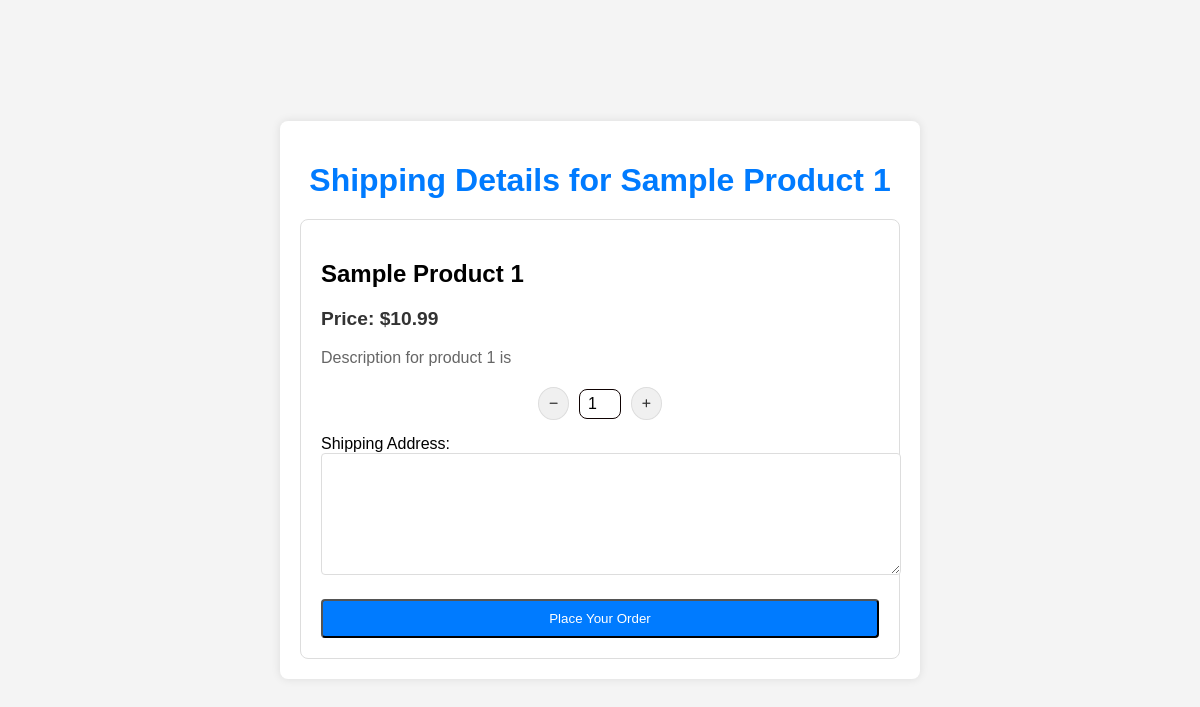
Page /shipping_details/1 on the committed database.
### app.py (models this page shows)
class Product(db.Model):
    id = db.Column(db.Integer, primary_key=True)
    name = db.Column(db.String(100), nullable=False)
    description = db.Column(db.Text)
    price = db.Column(db.Float, nullable=False)
    date_added = db.Column(db.DateTime, default=datetime.utcnow)

### app.py (the view, shortened to what this page needs)
@app.route('/shipping_details/<int:product_id>', methods=['GET', 'POST'])
def shipping_details(product_id):
    product = Product.query.get_or_404(product_id)  # Fetch the product by ID
    return render_template('shipping_page.html', product=product)

### templates/shipping_page.html (shortened to what this page needs)
<!DOCTYPE html>
<html lang="en">
<head>
    <link href="https://cdnjs.cloudflare.com/ajax/libs/font-awesome/6.0.0-beta3/css/all.min.css" rel="stylesheet">
</head>
<body>
    <div class="container">
        <h1>Shipping Details for {{ product.name }}</h1>
        <div class="card">
            <div class="card-body">
                <div class="product-details">
                    <h2 class="product-name">{{ product.name }}</h2>
                    <p class="product-price"><strong>Price: ${{ "%.2f"|format(product.price) }}</strong></p>
                    <p class="product-description">{{ product.description }}</p>
                </div>
                <form method="POST" action="{{ url_for('shipping_details', product_id=product.id) }}">
                    <div class="input-group quantity-container">
                        <button type="button" onclick="decreaseQuantity()">
                            <i class="fas fa-minus"></i>
                        </button>
                        <input type="number" id="quantity" name="quantity" value="1" min="1" max="100" readonly>
                        <button type="button" onclick="increaseQuantity()">
                            <i class="fas fa-plus"></i>
                        </button>
                    </div>
                    <div class="form-group">
                        <label for="address">Shipping Address:</label>
                        <textarea id="address" name="address" required></textarea>
                    </div>
                    <button type="submit" class="btn">Place Your Order</button>
                </form>
            </div>
        </div>
    </div>
</body>
</html>

### templates/shipping_page.html (style rules this page uses)
body { font-family: Arial, sans-serif; background-color: #f4f4f4; margin: 0; padding: 0; display: flex; justify-content: center; align-items: center; height: 100vh; }
.container { width: 100%; max-width: 600px; background-color: white; box-shadow: 0 0 10px rgba(0, 0, 0, 0.1); padding: 20px; border-radius: 8px; }
h1 { text-align: center; color: #007bff; margin-bottom: 20px; }
.product-details { margin-bottom: 20px; }
.input-group { margin-bottom: 15px; display: flex; }
label { font-size: 1rem; margin-bottom: 5px; }
.quantity-container { display: flex; align-items: center; justify-content: center; gap: 10px; }
.quantity-container button { background-color: #f0f0f0; border: 1px solid #ddd; padding: 10px; cursor: pointer; font-size: 10px; color: #333; border-radius: 50%; }
.quantity-container input { width: 30px; text-align: center; padding: 5px; font-size: 16px; border: 1px solid #0e0101; border-radius: 8px; margin: 0; }
.btn { background-color: #007bff; color: white; padding: 10px 20px; text-decoration: none; border-radius: 4px; display: inline-block; width: 100%; text-align: center; cursor: pointer; }
textarea { padding: 10px; border-radius: 4px; border: 1px solid #ddd; width: 100%; height: 100px; resize: vertical; font-size: 14px; }
.form-group { margin-bottom: 20px; }
.product-name { font-size: 1.5rem; font-weight: bold; }
.product-price { font-size: 1.2rem; color: #333; }
.product-description { font-size: 1rem; color: #666; }
.card { padding: 20px; border: 1px solid #ddd; border-radius: 8px; background-color: #fff; }
.card-body { padding: 0; }

### rows in the picture
Product: name "Sample Product 1", price "10.99", description "Description for product 1 is"
